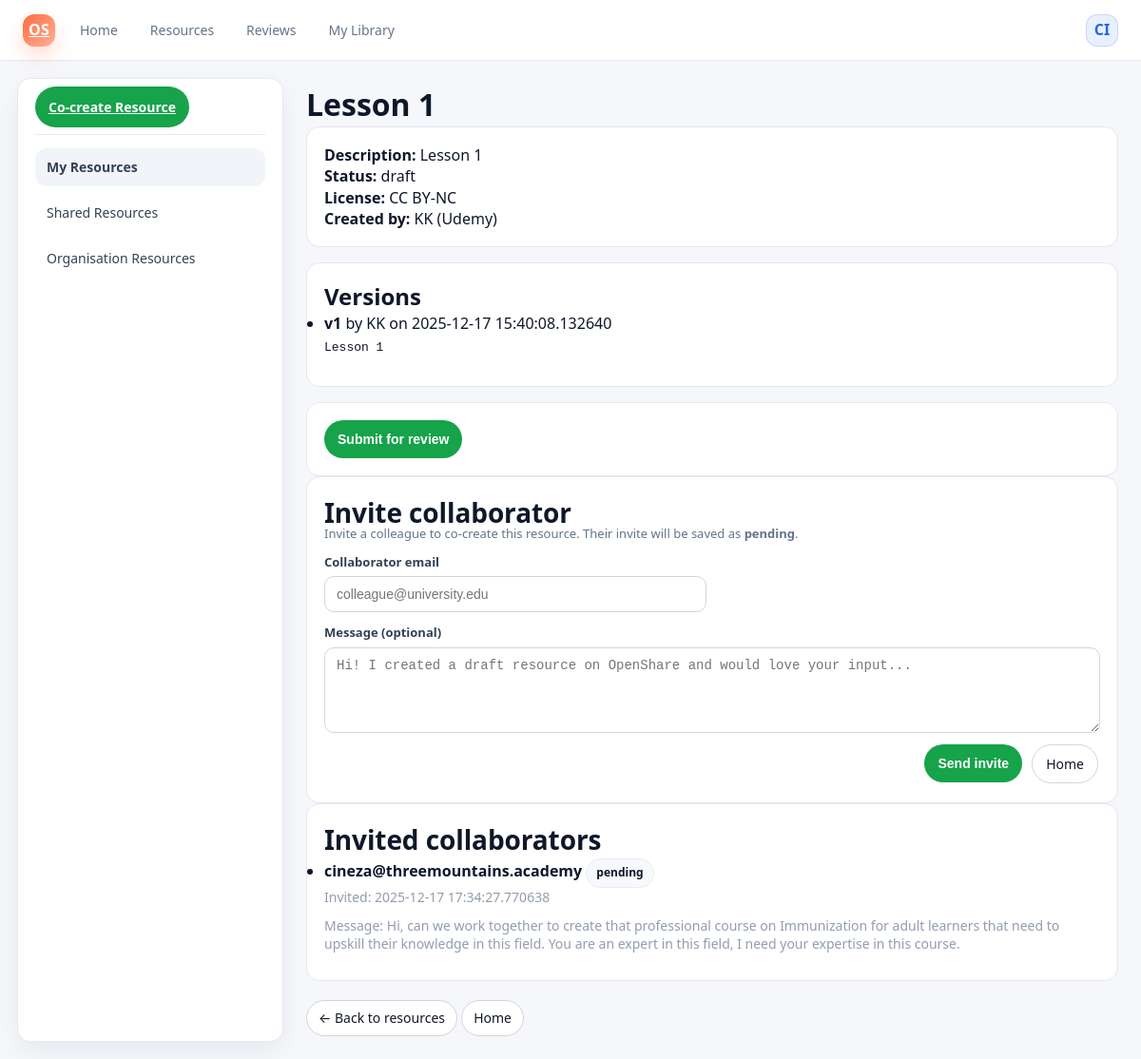
The page /resources/2 on the database its author committed.
### app/models.py (models this page shows)
class Resource(Base):
    __tablename__ = "resources"
    id = Column(Integer, primary_key=True, index=True)
    title = Column(String, nullable=False)
    description = Column(Text)
    status = Column(String, default="draft")  # 'draft', 'in_review', 'approved'
    license = Column(String, default="CC BY")
    created_by_id = Column(Integer, ForeignKey("users.id"))
    created_at = Column(DateTime, default=datetime.utcnow)
    created_by = relationship("User")
    versions = relationship(
        "ResourceVersion",
        back_populates="resource",
        order_by="ResourceVersion.version_number",
        cascade="all, delete-orphan",
    )
    invites = relationship(
        "CollaborationInvite",
        back_populates="resource",
        order_by="CollaborationInvite.created_at",
        cascade="all, delete-orphan",
    )

class User(Base):
    __tablename__ = "users"
    id = Column(Integer, primary_key=True, index=True)
    name = Column(String, nullable=False)
    email = Column(String, unique=True, index=True)
    institution = Column(String, nullable=False)
    role = Column(String, nullable=False)  # 'author', 'reviewer', 'admin'

class ResourceVersion(Base):
    __tablename__ = "resource_versions"
    id = Column(Integer, primary_key=True, index=True)
    resource_id = Column(Integer, ForeignKey("resources.id"))
    version_number = Column(Integer, nullable=False)
    content = Column(Text, nullable=False)
    created_by_id = Column(Integer, ForeignKey("users.id"))
    created_at = Column(DateTime, default=datetime.utcnow)
    resource = relationship("Resource", back_populates="versions")
    created_by = relationship("User")

class CollaborationInvite(Base):
    __tablename__ = "collaboration_invites"
    id = Column(Integer, primary_key=True, index=True)
    resource_id = Column(Integer, ForeignKey("resources.id"), nullable=False)
    collaborator_email = Column(String, nullable=False)
    message = Column(Text, default="")
    status = Column(String, default="pending")  # pending / accepted / declined
    created_at = Column(DateTime, default=datetime.utcnow)
    resource = relationship("Resource", back_populates="invites")

### app/routes_resources.py (the view)
@router.get("/resources/{resource_id}")
def view_resource(resource_id: int, request: Request, db: Session = Depends(get_db)):
    resource = db.query(models.Resource).filter_by(id=resource_id).first()
    if not resource:
        return RedirectResponse(url="/resources", status_code=303)
    invites = (
        db.query(models.CollaborationInvite)
        .filter(models.CollaborationInvite.resource_id == resource_id)
        .order_by(models.CollaborationInvite.created_at.desc())
        .all()
    )
    return templates.TemplateResponse(
        "resource_detail.html",
        {"request": request, "resource": resource, "invites": invites},
    )

### app/templates/resource_detail.html (shortened to what this page needs)
{% extends "openshare_base.html" %}
{% block content %}
  <div class="page-header">
    <h1>{{ resource.title }}</h1>
  </div>
  <div class="card">
    <p><strong>Description:</strong> {{ resource.description }}</p>
    <p><strong>Status:</strong> {{ resource.status }}</p>
    <p><strong>License:</strong> {{ resource.license }}</p>
    <p>
      <strong>Created by:</strong>
      {{ resource.created_by.name }} ({{ resource.created_by.institution }})
    </p>
  </div>
  <div class="card" style="margin-top: 16px;">
    <h2>Versions</h2>
    {% if resource.versions %}
      <ul>
        {% for v in resource.versions %}
          <li style="margin-bottom: 12px;">
            <strong>v{{ v.version_number }}</strong>
            by {{ v.created_by.name }}
            on {{ v.created_at }}
            <pre style="margin-top: 6px;">{{ v.content }}</pre>
          </li>
        {% endfor %}
      </ul>
    {% else %}
      <p class="card-meta">No versions available.</p>
    {% endif %}
  </div>
  {% if resource.status == 'draft' %}
    <div class="card" style="margin-top: 16px;">
      <form method="post" action="/resources/{{ resource.id }}/submit-review">
        <button class="btn-primary" type="submit">
          Submit for review
        </button>
      </form>
    </div>
  {% endif %}
  <section class="card">
  <h2 class="section-title">Invite collaborator</h2>
  <p class="helper">Invite a colleague to co-create this resource. Their invite will be saved as <b>pending</b>.</p>
  <form method="post" action="/resources/{{ resource.id }}/invite">
    <div class="form-grid two-col">
      <div class="field">
        <label>Collaborator email</label>
        <input class="input" type="email" name="collaborator_email" placeholder="colleague@university.edu" required>
      </div>
      <div class="field field-full">
        <label>Message (optional)</label>
        <textarea class="input" name="message" rows="4"
          placeholder="Hi! I created a draft resource on OpenShare and would love your input..."></textarea>
      </div>
    </div>
    <div class="form-actions">
      <button class="btn-primary" type="submit">Send invite</button>
      <a class="btn-secondary" href="/openshare-dashboard">Home</a>
    </div>
  </form>
</section>
<section class="card">
  <h2 class="section-title">Invited collaborators</h2>
  {% if invites and invites|length > 0 %}
    <ul class="simple-list">
      {% for i in invites %}
        <li>
          <b>{{ i.collaborator_email }}</b>
          <span class="badge">{{ i.status }}</span>
          <div class="muted small">Invited: {{ i.created_at }}</div>
          {% if i.message %}
            <div class="muted small">Message: {{ i.message }}</div>
          {% endif %}
        </li>
      {% endfor %}
    </ul>
  {% else %}
    <p class="muted">No invites yet.</p>
  {% endif %}
</section>
  <div style="margin-top: 20px;">
    <a class="btn-secondary small" href="/resources">
      ← Back to resources
    </a>
    <a class="btn-secondary small" href="/openshare-dashboard">
      Home
    </a>
  </div>
{% endblock %}

### app/static/css/openshare.css (style rules this page uses)
.card { background: #ffffff; border: 1px solid #e5e7eb; border-radius: 14px; padding: 18px; }
.section-title { font-size: 16px; font-weight: 700; margin-bottom: 12px; }
.helper { color: #6b7280; font-size: 13px; margin: -6px 0 12px 0; }
.form-grid { display: grid; grid-template-columns: 1fr 1fr; gap: 14px 16px; align-items: start; }
.field { display: grid; gap: 6px; }
.field-full { grid-column: 1 / -1; }
.two-col { grid-template-columns: 1fr 1fr; }
.input { width: 100%; padding: 10px 12px; border: 1px solid #d1d5db; border-radius: 10px; font-size: 14px; background: #ffffff; }
textarea.input { resize: vertical; min-height: 90px; }
label { font-size: 13px; color: #374151; font-weight: 600; }
.form-actions { display: flex; gap: 10px; justify-content: flex-end; align-items: center; padding-top: 6px; }
.section-title { font-weight: 750; margin-bottom: 10px; letter-spacing: -0.1px; }
.form-actions { display: flex; gap: 10px; align-items: center; margin-top: 6px; }
.muted { color: var(--muted); font-size: 14px; margin-bottom: 10px; }
.card { background: #fff; border: 1px solid #e5e7eb; border-radius: 14px; padding: 18px; }
.section-title { font-size: 16px; margin-bottom: 12px; }
.form-grid { display: grid; gap: 12px; }
.form-grid.two-col { grid-template-columns: 1fr 1fr; }
.field { display: flex; flex-direction: column; gap: 6px; }
.field label { font-size: 13px; color: #334155; font-weight: 600; }
.input { width: 100%; padding: 10px 12px; border-radius: 10px; border: 1px solid #d1d5db; background: #fff; font-size: 14px; }
.helper { margin: -6px 0 12px 0; color: #64748b; font-size: 13px; line-height: 1.35; }
.form-actions { display: flex; gap: 10px; align-items: center; padding: 6px 2px 2px; }
.btn-secondary { padding: 10px 14px; border-radius: 999px; border: 1px solid #d1d5db; background: #fff; text-decoration: none; color: #111827; font-size: 14px; display: inline-flex; align-items: center; justify-content: center; }
* { box-sizing: border-box; margin: 0; padding: 0; }
:root { --bg: #f6f7fb; --panel: #ffffff; --text: #0f172a; --muted: #64748b; --stroke: #e6e9f2; --primary: #2563eb; --primary-soft: #e8f0ff; --success: #16a34a; --success-soft: #eaf8f0; --radius: 14px; --shadow: 0 14px 35px rgba(15, 23, 42, 0.08); --shadow-soft: 0 10px 25px rgba(15, 23, 42, 0.06); }
body { font-family: system-ui, -apple-system, BlinkMacSystemFont, "Segoe UI", sans-serif; background: var(--bg); color: var(--text); line-height: 1.4; }
.btn-primary { background: var(--success); color: #ffffff; border: none; padding: 12px 14px; border-radius: 999px; font-size: 14px; font-weight: 650; cursor: pointer; transition: transform 120ms ease, filter 120ms ease; }
.btn-primary.small, .btn-secondary.small { padding: 8px 12px; border-radius: 999px; }
.muted { opacity:.7; }
.section-title { margin:0; font-size:28px; }
.badge { display:inline-block; padding:6px 10px; border-radius:999px; font-size:12px; font-weight:700; border:1px solid #e8ecf4; background:#f7f9fc; }

### rows shown on the page
Resource: title "Lesson 1", description "Lesson 1", status "draft", license "CC BY-NC"
User: created_by.name "KK", created_by.institution "Udemy"
ResourceVersion: version_number "1", created_by.name "KK", created_at "2025-12-17 15:40:08.132640", content "Lesson 1"
CollaborationInvite: collaborator_email "cineza@threemountains.academy", status "pending", created_at "2025-12-17 17:34:27.770638", message "Hi, can we work together to create that professional course on Immunization for adult learners that need to upskill their knowledge in this field. You are an expert in this field, I need your expertise in this course."
